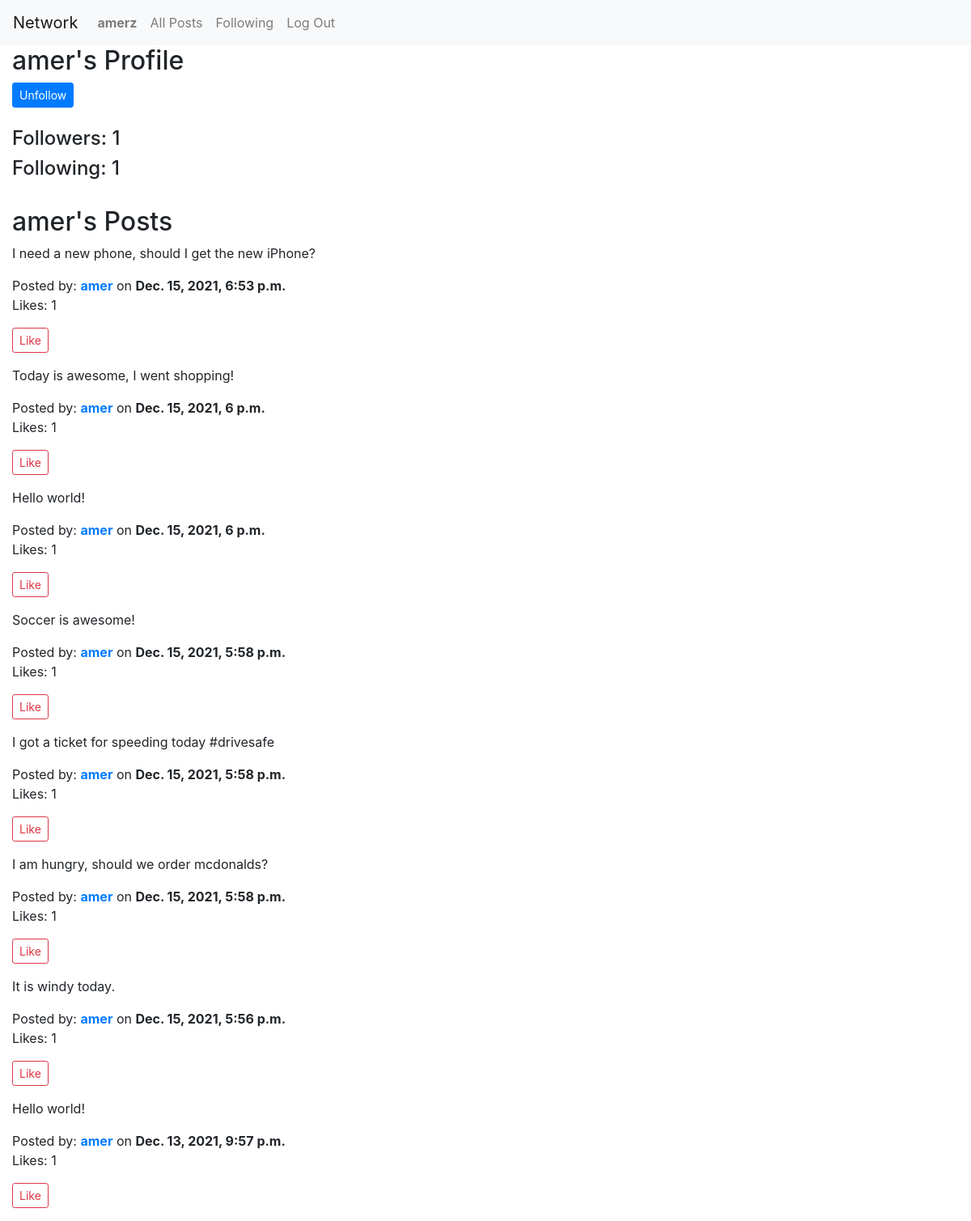
Page /profile/amer (signed in) on the committed database.
### network/models.py (models this page shows, shortened)
class User(AbstractUser):
    pass

class Post (models.Model):
    id = id
    poster = ForeignKey(User, on_delete=models.CASCADE, related_name="creator_of_post")
    content = models.TextField(max_length=140)
    created = models.DateTimeField(auto_now_add=True)
    likes = ManyToManyField(User, blank=True)

### network/views.py (the view)
# urls.py: path("profile/<str:user>", views.profile, name="profile"),
def profile(request, user):
    profile_to_view = User.objects.get(username = user)
    posts = Post.objects.filter(poster=profile_to_view).order_by('id').reverse()
    followers = Follow.objects.filter(following=profile_to_view).count()
    following = Follow.objects.filter(user=profile_to_view).count()
    try:
        is_following = Follow.objects.get(user = request.user, following = profile_to_view)
    except (ObjectDoesNotExist, TypeError):
        is_following = None
    return render (request, "network/profile.html", {
        "profile": profile_to_view,
        "followers": followers,
        "following": following,
        "is_following": is_following,
        "posts": posts
    })

### network/templates/network/profile.html (shortened to what this page needs)
{% extends "network/layout.html" %}
{% block body %}
    <div class="container-fluid">
        {% if request.user == profile %}
            <h2>Your Profile</h2>
        {% else %}
            <h2>{{ profile.username }}'s Profile</h2>
            {% if user.is_authenticated %}
                {% if is_following %}
                    <form method="POST" action="{% url 'follow' profile.username %}">
                        <button type="submit" class="btn btn-primary btn-sm">Unfollow</button>
                    </form>
                {% else %}
                    <form method="POST" action="{% url 'follow' profile.username %}">
                        {% csrf_token %}
                        <button type="submit" class="btn btn-primary btn-sm">Follow</button>
                    </form>
                {% endif %}
            {% endif %}
        {% endif %}
        <br>
        <h4>Followers: {{ followers }}</h4>
        <h4>Following: {{ following }}</h4>
        <br>
        {% if request.user == profile %}
            <h2>Your Posts</h2>
        {% else %}
            <h2>{{ profile.username }}'s Posts</h2>
        {% endif %}
        {% for post in posts %}
            <div class="row mb-3">
                <div class="col" id="post_div_{{ post.id }}">
                    <p>{{ post.content }}</p>
                    Posted by: <a href="{% url 'profile' post.poster.username %}"><strong>{{ post.poster.username }}</strong></a> on <strong>{{ post.created }}</strong>
                    <p id="likes">Likes: {{ post.likes.count }}</p>
                    {% if user.is_authenticated %}
                        {% if user not in post.likes.all %}
                            <button type="button" id="like_{{ post.id }}" class="btn btn-outline-danger btn-sm" onclick="like_post(`{{ post.id }}`)">Like</button>
                        {% else %}
                            <button type="button" id="unlike_{{ post.id }}" class="btn btn-outline-danger btn-sm" onclick="unlike_post(`{{ post.id }}`)">Unlike</button>
                        {% endif %}
                    {% endif %}
                </div>
            </div>
        {% endfor %}
    </div>
{% endblock %}

### network/templates/network/layout.html (shortened to what this page needs)
{% load static %}
<!DOCTYPE html>
<html lang="en">
    <head>
        <link rel="stylesheet" href="https://stackpath.bootstrapcdn.com/bootstrap/4.4.1/css/bootstrap.min.css">
        <link href="{% static 'network/styles.css' %}" rel="stylesheet">
    </head>
    <body>
        <nav class="navbar navbar-expand-lg navbar-light bg-light">
            <a class="navbar-brand" href="#">Network</a>
            <div>
              <ul class="navbar-nav mr-auto">
                {% if user.is_authenticated %}
                    <li class="nav-item">
                        <a class="nav-link" href="#"><strong>{{ user.username }}</strong></a>
                    </li>
                {% endif %}
                <li class="nav-item">
                  <a class="nav-link" href="{% url 'index' %}">All Posts</a>
                </li>
                {% if user.is_authenticated %}
                    <li class="nav-item">
                        <a class="nav-link" href="#">Following</a>
                    </li>
                    <li class="nav-item">
                        <a class="nav-link" href="{% url 'logout' %}">Log Out</a>
                    </li>
                {% endif %}
              </ul>
            </div>
          </nav>
        <div class="body">
            {% block body %}
            {% endblock %}
        </div>
    </body>
</html>

### rows in the picture
User: username "amerz"
User: username "amer"
Post: content "I need a new phone, should I get the new iPhone?", poster.username "amer", created "Dec. 15, 2021, 6:53 p.m.", likes.count "1"
Post: content "Today is awesome, I went shopping!", poster.username "amer", created "Dec. 15, 2021, 6 p.m.", likes.count "1"
Post: content "Hello world!", poster.username "amer", created "Dec. 15, 2021, 6 p.m.", likes.count "1"
Post: content "Soccer is awesome!", poster.username "amer", created "Dec. 15, 2021, 5:58 p.m.", likes.count "1"
Post: content "I got a ticket for speeding today #drivesafe", poster.username "amer", created "Dec. 15, 2021, 5:58 p.m.", likes.count "1"
Post: content "I am hungry, should we order mcdonalds?", poster.username "amer", created "Dec. 15, 2021, 5:58 p.m.", likes.count "1"
Post: content "It is windy today.", poster.username "amer", created "Dec. 15, 2021, 5:56 p.m.", likes.count "1"
Post: content "Hello world!", poster.username "amer", created "Dec. 13, 2021, 9:57 p.m.", likes.count "1"

### other values in the picture
{{ followers }} "1"
{{ following }} "1"
